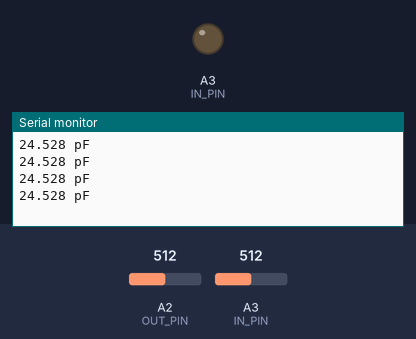
The sketch below on a simulated Arduino Uno, built with avr-gcc and run on an emulated ATmega328P. Parts: output pins drawn as LEDs (lit = HIGH), the last lines printed to the serial monitor. The inputs (shaded band) are chosen by the test bench; at power-on: A3 (IN_PIN) = 512, A2 (OUT_PIN) = 512. Pins used as bus, display or sensor lines are not drawn.

Above: at 1.2 s.
1.3 s: A3 (IN_PIN) set to 985
At 2.6 s:
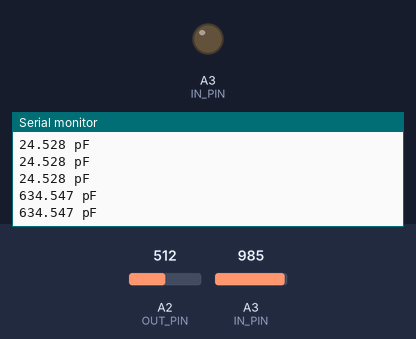
2.8 s: A3 (IN_PIN) set to 1008
At 3.5 s:
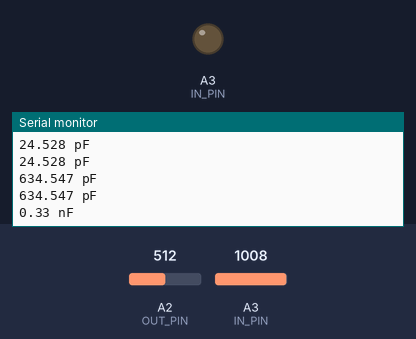

The sketch:

condensator.ino
```cpp
const int OUT_PIN = A2;
const int IN_PIN = A3;
const float IN_STRAY_CAP_TO_GND = 24.48;
const float IN_CAP_TO_GND  = IN_STRAY_CAP_TO_GND;
const float R_PULLUP = 34.8;
const int MAX_ADC_VALUE = 1023;

void setup()
{
  pinMode(OUT_PIN, OUTPUT);
  pinMode(IN_PIN, OUTPUT);
  Serial.begin(9600);
}

void loop()
{
  pinMode(IN_PIN, INPUT);
  digitalWrite(OUT_PIN, HIGH);
  int val = analogRead(IN_PIN);
  digitalWrite(OUT_PIN, LOW);

  if (val < 1000)
  {
    pinMode(IN_PIN, OUTPUT);

    float capacitance = (float)val * IN_CAP_TO_GND / (float)(MAX_ADC_VALUE - val);
    if (capacitance < 3) {
      capacitance = 0;
    }
    Serial.print(capacitance, 3);
    Serial.println(F(" pF "));
  }
  else
  {
    pinMode(IN_PIN, OUTPUT);
    delay(1);
    pinMode(OUT_PIN, INPUT_PULLUP);
    unsigned long u1 = micros();
    unsigned long t;
    int digVal;

    do
    {
      digVal = digitalRead(OUT_PIN);
      unsigned long u2 = micros();
      t = u2 > u1 ? u2 - u1 : u1 - u2;
    } while ((digVal < 1) && (t < 400000L));

    pinMode(OUT_PIN, INPUT);
    val = analogRead(OUT_PIN);
    digitalWrite(IN_PIN, HIGH);
    int dischargeTime = (int)(t / 1000L) * 5;
    delay(dischargeTime);
    pinMode(OUT_PIN, OUTPUT);
    digitalWrite(OUT_PIN, LOW);
    digitalWrite(IN_PIN, LOW);

    float capacitance = -(float)t / R_PULLUP
                        / log(1.0 - (float)val / (float)MAX_ADC_VALUE);

    if (capacitance > 1000.0)
    {
      Serial.print(capacitance / 1000.0, 2);
      Serial.println(F(" uF"));
    }
    else
    {
      Serial.print(capacitance, 2);
      Serial.println(F(" nF"));
    }

    /*Serial.print(F(" ("));
      Serial.print(digVal == 1 ? F("Normal") : F("HighVal"));
      Serial.print(F(", t= "));
      Serial.print(t);
      Serial.print(F(" us, ADC= "));
      Serial.print(val);
      Serial.println(F(")"));*/
  }
  while (millis() % 1000 != 0);
}
```

Measured:
- the behaviour switches between 999 and 1000 on A3 (IN_PIN) (found by bisection; images 1 and 2)
- after the input at 1.3 s, the serial monitor: prints a new line after 0.70 s (image 1)
- after the input at 2.8 s, the serial monitor: prints a new line after 0.20 s (image 2)
